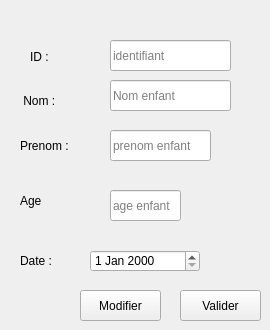
      <widget class="QWidget" name="page_19">
       <widget class="QLabel" name="label_76">
        <property name="geometry">
         <rect>
          <x>10</x>
          <y>80</y>
          <width>71</width>
          <height>41</height>
         </rect>
        </property>
        <property name="toolTip">
         <string>&lt;html&gt;&lt;head/&gt;&lt;body&gt;&lt;p align=&quot;center&quot;&gt;&lt;br/&gt;&lt;/p&gt;&lt;/body&gt;&lt;/html&gt;</string>
        </property>
        <property name="layoutDirection">
         <enum>Qt::LeftToRight</enum>
        </property>
        <property name="styleSheet">
         <string notr="true"/>
        </property>
        <property name="text">
         <string>    Nom :</string>
        </property>
       </widget>
       <widget class="QLineEdit" name="nom">
        <property name="geometry">
         <rect>
          <x>110</x>
          <y>80</y>
          <width>121</width>
          <height>31</height>
         </rect>
        </property>
        <property name="toolTip">
         <string>nom</string>
        </property>
        <property name="styleSheet">
         <string notr="true"/>
        </property>
        <property name="text">
         <string/>
        </property>
        <property name="placeholderText">
         <string>Nom enfant</string>
        </property>
        <property name="clearButtonEnabled">
         <bool>false</bool>
        </property>
       </widget>
       <widget class="QLabel" name="label_77">
        <property name="geometry">
         <rect>
          <x>20</x>
          <y>120</y>
          <width>91</width>
          <height>51</height>
         </rect>
        </property>
        <property name="styleSheet">
         <string notr="true"/>
        </property>
        <property name="text">
         <string>Prenom :</string>
        </property>
        <property name="margin">
         <number>1</number>
        </property>
       </widget>
       <widget class="QPushButton" name="valide_enfant">
        <property name="geometry">
         <rect>
          <x>180</x>
          <y>290</y>
          <width>81</width>
          <height>31</height>
         </rect>
        </property>
        <property name="toolTip">
         <string>Valider</string>
        </property>
        <property name="styleSheet">
         <string notr="true"/>
        </property>
        <property name="text">
         <string>Valider</string>
        </property>
        <property name="icon">
         <iconset resource="Resources.qrc">
          <normaloff>:/new/prefix1/images/check.png</normaloff>:/new/prefix1/images/check.png</iconset>
        </property>
       </widget>
       <widget class="QLabel" name="label_78">
        <property name="geometry">
         <rect>
          <x>20</x>
          <y>240</y>
          <width>71</width>
          <height>41</height>
         </rect>
        </property>
        <property name="toolTip">
         <string>&lt;html&gt;&lt;head/&gt;&lt;body&gt;&lt;p align=&quot;center&quot;&gt;&lt;br/&gt;&lt;/p&gt;&lt;/body&gt;&lt;/html&gt;</string>
        </property>
        <property name="layoutDirection">
         <enum>Qt::LeftToRight</enum>
        </property>
        <property name="styleSheet">
         <string notr="true"/>
        </property>
        <property name="text">
         <string>Date :</string>
        </property>
       </widget>
       <widget class="QDateEdit" name="date">
        <property name="geometry">
         <rect>
          <x>90</x>
          <y>250</y>
          <width>110</width>
          <height>22</height>
         </rect>
        </property>
       </widget>
       <widget class="QLabel" name="label_79">
        <property name="geometry">
         <rect>
          <x>30</x>
          <y>50</y>
          <width>47</width>
          <height>14</height>
         </rect>
        </property>
        <property name="text">
         <string>ID :</string>
        </property>
       </widget>
       <widget class="QLineEdit" name="id2">
        <property name="geometry">
         <rect>
          <x>110</x>
          <y>40</y>
          <width>121</width>
          <height>31</height>
         </rect>
        </property>
        <property name="toolTip">
         <string>Id</string>
        </property>
        <property name="styleSheet">
         <string notr="true"/>
        </property>
        <property name="text">
         <string/>
        </property>
        <property name="placeholderText">
         <string>identifiant</string>
        </property>
        <property name="clearButtonEnabled">
         <bool>false</bool>
        </property>
       </widget>
       <widget class="QLabel" name="label_80">
        <property name="geometry">
         <rect>
          <x>20</x>
          <y>190</y>
          <width>71</width>
          <height>21</height>
         </rect>
        </property>
        <property name="text">
         <string>Age</string>
        </property>
       </widget>
       <widget class="QLineEdit" name="age">
        <property name="geometry">
         <rect>
          <x>110</x>
          <y>190</y>
          <width>71</width>
          <height>31</height>
         </rect>
        </property>
        <property name="placeholderText">
         <string>age enfant</string>
        </property>
       </widget>
       <widget class="QLineEdit" name="prenom">
        <property name="geometry">
         <rect>
          <x>110</x>
          <y>130</y>
          <width>101</width>
          <height>31</height>
         </rect>
        </property>
        <property name="placeholderText">
         <string>prenom enfant</string>
        </property>
       </widget>
       <widget class="QPushButton" name="modifierE_2">
        <property name="geometry">
         <rect>
          <x>80</x>
          <y>290</y>
          <width>81</width>
          <height>31</height>
         </rect>
        </property>
        <property name="toolTip">
         <string>Annuler</string>
        </property>
        <property name="styleSheet">
         <string notr="true"/>
        </property>
        <property name="text">
         <string>Modifier</string>
        </property>
        <property name="icon">
         <iconset resource="Resources.qrc">
          <normaloff>:/new/prefix1/images/modifier.png</normaloff>:/new/prefix1/images/modifier.png</iconset>
        </property>
       </widget>
      </widget>
